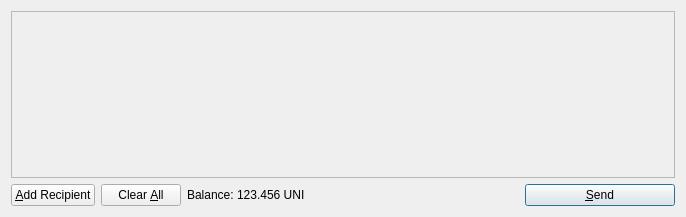
<?xml version="1.0" encoding="UTF-8"?>
<ui version="4.0">
 <class>SendCoinsDialog</class>
 <widget class="QDialog" name="SendCoinsDialog">
  <property name="geometry">
   <rect>
    <x>0</x>
    <y>0</y>
    <width>686</width>
    <height>217</height>
   </rect>
  </property>
  <property name="windowTitle">
   <string>Send Coins</string>
  </property>
  <layout class="QVBoxLayout" name="verticalLayout">
   <item>
    <widget class="QScrollArea" name="scrollArea">
     <property name="widgetResizable">
      <bool>true</bool>
     </property>
     <widget class="QWidget" name="scrollAreaWidgetContents">
      <property name="geometry">
       <rect>
        <x>0</x>
        <y>0</y>
        <width>666</width>
        <height>165</height>
       </rect>
      </property>
      <layout class="QVBoxLayout" name="verticalLayout_2">
       <property name="margin">
        <number>0</number>
       </property>
       <item>
        <layout class="QVBoxLayout" name="entries">
         <property name="spacing">
          <number>6</number>
         </property>
        </layout>
       </item>
       <item>
        <spacer name="verticalSpacer">
         <property name="orientation">
          <enum>Qt::Vertical</enum>
         </property>
         <property name="sizeHint" stdset="0">
          <size>
           <width>20</width>
           <height>40</height>
          </size>
         </property>
        </spacer>
       </item>
      </layout>
     </widget>
    </widget>
   </item>
   <item>
    <layout class="QHBoxLayout" name="horizontalLayout">
     <item>
      <widget class="QPushButton" name="addButton">
       <property name="toolTip">
        <string>Send to multiple recipients at once</string>
       </property>
       <property name="text">
        <string>&amp;Add Recipient</string>
       </property>
       <property name="icon">
        <iconset resource="../bitcoin.qrc">
         <normaloff>:/icons/add</normaloff>:/icons/add</iconset>
       </property>
       <property name="autoDefault">
        <bool>false</bool>
       </property>
      </widget>
     </item>
     <item>
      <widget class="QPushButton" name="clearButton">
       <property name="sizePolicy">
        <sizepolicy hsizetype="Minimum" vsizetype="Fixed">
         <horstretch>0</horstretch>
         <verstretch>0</verstretch>
        </sizepolicy>
       </property>
       <property name="toolTip">
        <string>Remove all transaction fields</string>
       </property>
       <property name="text">
        <string>Clear &amp;All</string>
       </property>
       <property name="icon">
        <iconset resource="../bitcoin.qrc">
         <normaloff>:/icons/remove</normaloff>:/icons/remove</iconset>
       </property>
       <property name="autoRepeatDelay">
        <number>300</number>
       </property>
       <property name="autoDefault">
        <bool>false</bool>
       </property>
      </widget>
     </item>
     <item>
      <layout class="QHBoxLayout" name="horizontalLayout_2">
       <property name="spacing">
        <number>3</number>
       </property>
       <item>
        <widget class="QLabel" name="label">
         <property name="text">
          <string>Balance:</string>
         </property>
        </widget>
       </item>
       <item>
        <widget class="QLabel" name="labelBalance">
         <property name="cursor">
          <cursorShape>IBeamCursor</cursorShape>
         </property>
         <property name="text">
          <string>123.456 UNI</string>
         </property>
         <property name="textInteractionFlags">
          <set>Qt::LinksAccessibleByMouse|Qt::TextSelectableByKeyboard|Qt::TextSelectableByMouse</set>
         </property>
        </widget>
       </item>
      </layout>
     </item>
     <item>
      <spacer name="horizontalSpacer">
       <property name="orientation">
        <enum>Qt::Horizontal</enum>
       </property>
       <property name="sizeHint" stdset="0">
        <size>
         <width>40</width>
         <height>20</height>
        </size>
       </property>
      </spacer>
     </item>
     <item>
      <widget class="QPushButton" name="sendButton">
       <property name="minimumSize">
        <size>
         <width>150</width>
         <height>0</height>
        </size>
       </property>
       <property name="toolTip">
        <string>Confirm the send action</string>
       </property>
       <property name="text">
        <string>&amp;Send</string>
       </property>
       <property name="icon">
        <iconset resource="../bitcoin.qrc">
         <normaloff>:/icons/send</normaloff>:/icons/send</iconset>
       </property>
       <property name="default">
        <bool>true</bool>
       </property>
      </widget>
     </item>
    </layout>
   </item>
  </layout>
 </widget>
 <resources>
  <include location="../bitcoin.qrc"/>
 </resources>
 <connections/>
</ui>
